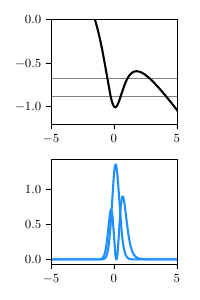

Python code for this plot:
from scipy.linalg import eigh_tridiagonal
import numpy as np
import matplotlib.pyplot as plt
plt.style.use('thesis.mplstyle')
from colors import red, blue

# Grid
Nz = 1000
z = np.linspace(-10, 10, Nz)
dz = z[1] - z[0]

# Dimensionless coefficients
c0 = 1e-2*4
c1 = 1      # trap curvature
c2 = 0.2    # magnetic tilt

# Potential
U = -1 / (1 + (z / c1)**2) - c2 * z

# Kinetic energy (tridiagonal Laplacian)
main = c0 / dz**2 + U
off = -0.5 * c0 / dz**2 * np.ones(Nz - 1)

# Diagonalize Hamiltonian
E, psi = eigh_tridiagonal(main, off)
psi /= np.sqrt(np.sum(psi**2 * dz, axis=0))

fig, (ax1, ax2) = plt.subplots(2, 1, figsize=(2,3))
ax1.plot(z, U, color='k')
    
mask_mean = (z[:, None] * np.abs(psi)**2).mean(axis=0) < 0.1
mask_std = (z[:, None] * np.abs(psi)**2).std(axis=0) < 0.5
mask = mask_mean & mask_std

for e in E[mask][:2]:
    ax1.axhline(y=e, color='k', linewidth=1, alpha=0.5)
for j in mask.nonzero()[0][:2]:
    ax2.plot(z, np.abs(psi[:, j])**2, color=blue)

ax1.set_xlim(-5,5)
ax1.set_ylim(-1.2,0)
ax2.set_xlim(-5,5)
plt.tight_layout()
plt.savefig("preparation-curves.pdf")
plt.close()